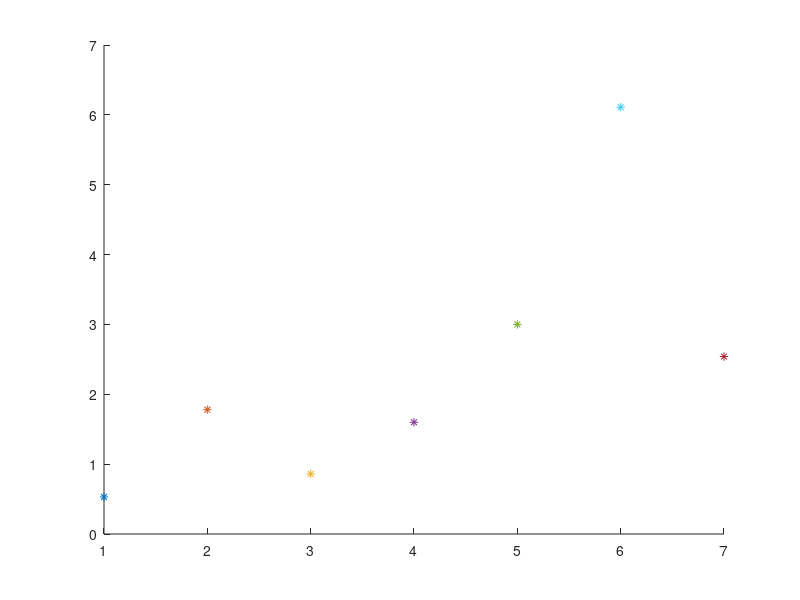

Recreate this plot in MATLAB.
%% For Loops
% 
% 
% *Task*
% 
% Wrap the code on lines 4–5 of the live script in a |for| loop so that the 
% code executes 7 times.
% 
% 
% 
% Name your loop counter |idx|. For the first execution of the loop, |idx| should 
% have a value of |1|, and it should increase by |1| in each consecutive iteration.
% 
% 

data = [3 0.53 4.0753 NaN;18 1.78 6.6678 2.1328;19 0.86 1.5177 3.6852;20 1.6 3.6375 8.5389;21 3 4.7243 10.157;23 6.11 9.0698 2.8739;38 2.54 5.30023 4.4508];
density = data(:,2);
%%
hold on
for idx = 1:7
    plot(idx,density(idx),"*")
    drawnow
end
hold off